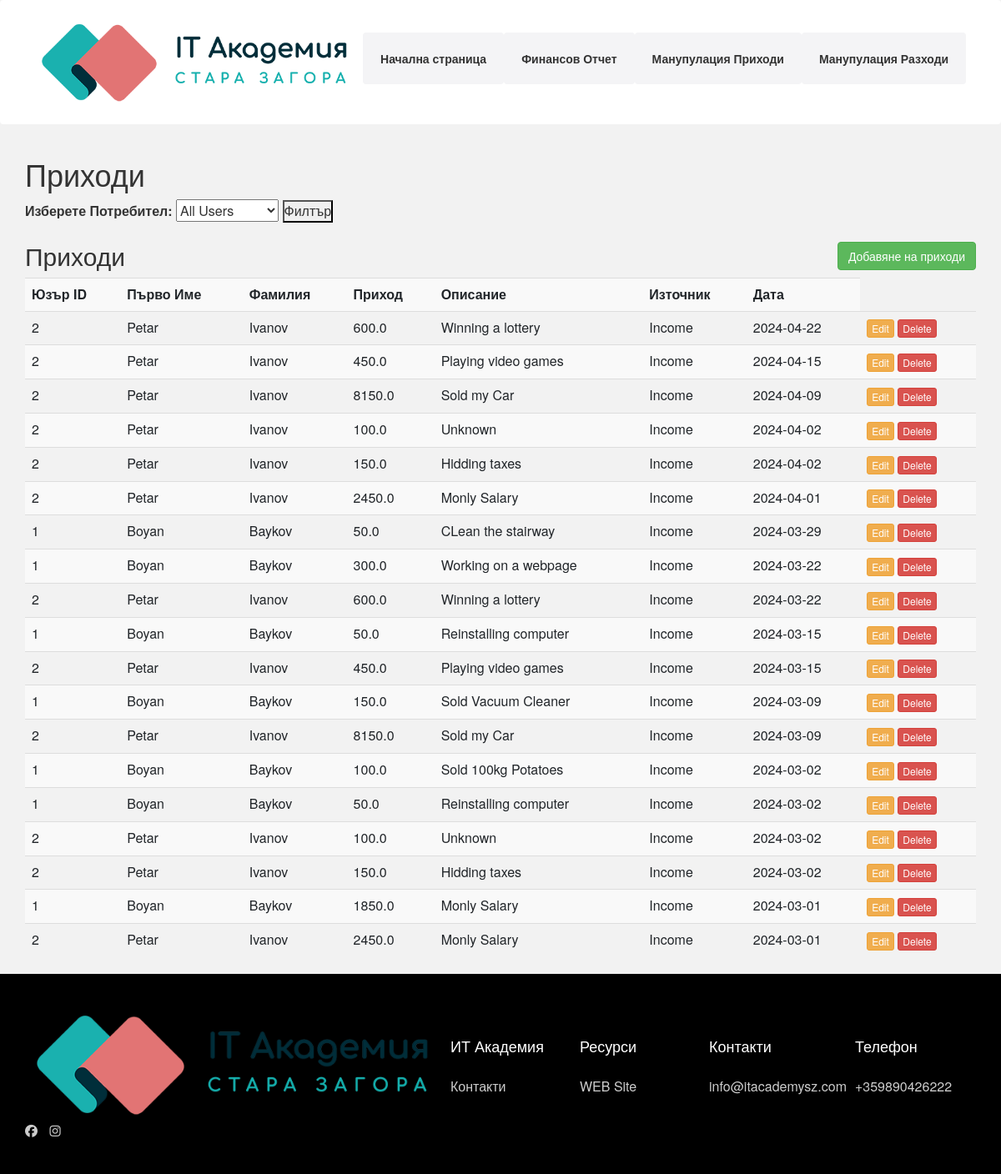
Page /index3 on the earlier database version.
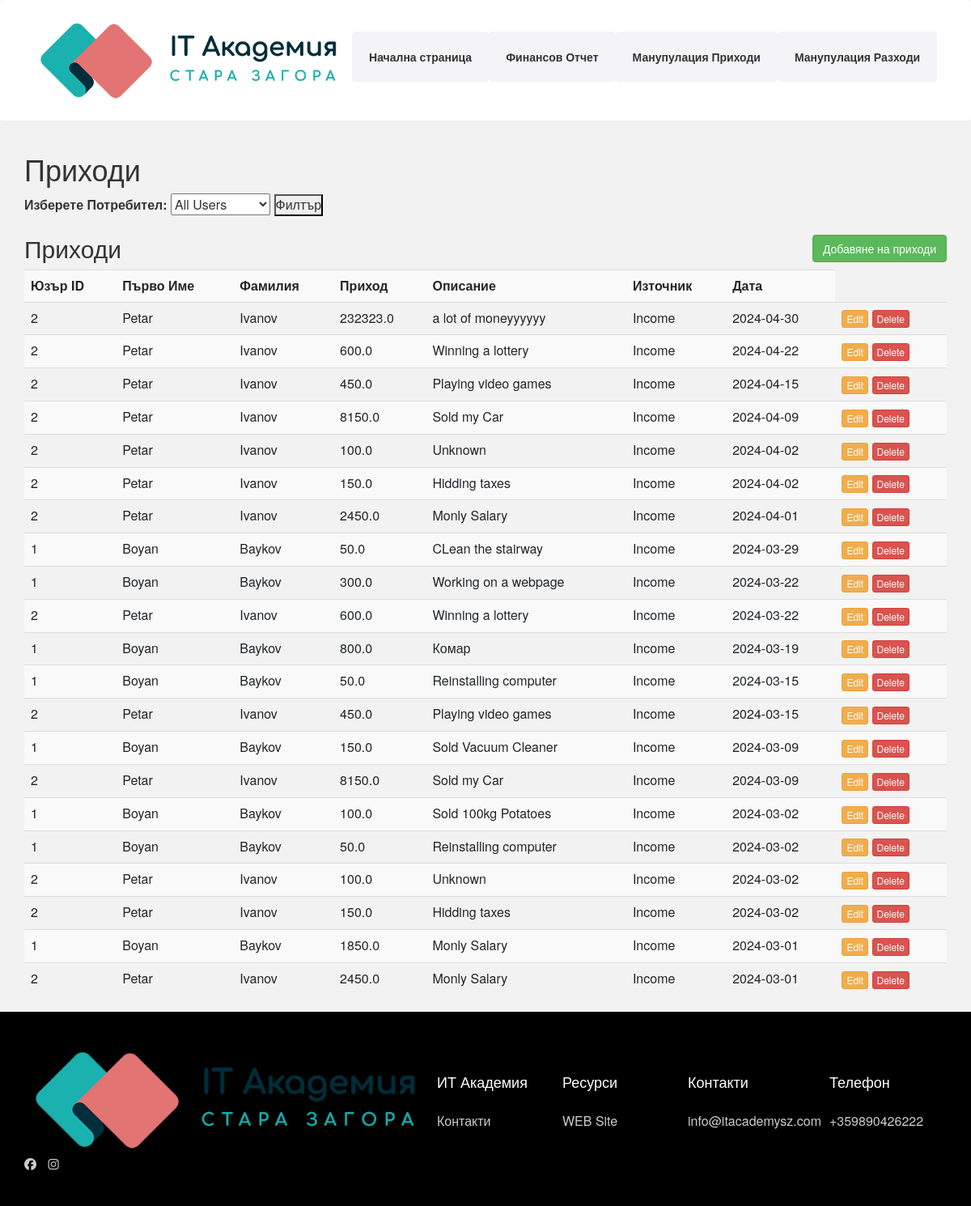
Same page on the later database version.
### web/alchemy.py (models this page shows)
class Income(Base):
    __tablename__ = 'income'
    id = Column(Integer, primary_key=True)
    user_id = Column(Integer, ForeignKey('users.id'))
    income = Column(Integer)
    description = Column(String)
    source = Column(String)
    date = Column(Date, default=datetime.now)
    user = relationship("User", back_populates="incomes")

class User(Base):
    __tablename__ = 'users'
    id = Column(Integer, primary_key=True)
    FirstName = Column(String)
    LastName = Column(String)
    incomes = relationship("Income", back_populates="user")

### web/app.py (the view)
@app.route('/index3', methods=['GET', 'POST'])
def Index3():
    cur.execute("SELECT FirstName, LastName  FROM users")
    user_names = [f"{row[0]} {row[1]}" for row in cur.fetchall()]
    if request.method == 'POST':
        selected_user_name = request.form.get('user_name')
        if selected_user_name:
            cur.execute("""SELECT i.id, i.user_id, u.FirstName, u.LastName, i.income, i.description, i.source, i.date
                            FROM income i
                            JOIN users u ON u.id = i.user_id
                            WHERE u.FirstName || ' ' || u.LastName = ?
                        order by i.date desc""", (selected_user_name,))
        else:
            cur.execute("""SELECT i.id, i.user_id, u.FirstName, u.LastName, i.income, i.description, i.source, i.date
                            FROM income i
                            JOIN users u ON u.id = i.user_id
                        order by i.date desc""")
        income_data = cur.fetchall()
    else:
        cur.execute("""SELECT i.id, i.user_id, u.FirstName, u.LastName, i.income, i.description, i.source, i.date
                        FROM income i
                        JOIN users u ON u.id = i.user_id
                    order by i.date desc""")
        income_data = cur.fetchall()
    return render_template('index3.html', income=income_data, user_names=user_names)

### web/templates/index3.html (shortened to what this page needs)
{% include "header.html" %}
<link href="{{url_for('static', filename = 'css/bootstrap.min.css')}}" rel="stylesheet">
{% block body %}
<div class="container">
   <div class="row">
      <div class="col md-12">
        <h1>Приходи</h1>
        <form method="POST" action="/index3">
          <label for="user_name">Изберете Потребител:</label>
          <select name="user_name" id="user_name">
              <option value="">All Users</option>
          </select>
          <button type="submit">Филтър</button>
        </form>
         <h2>Приходи
          <button type="button" class="btn btn-success  pull-right" data-toggle="modal" data-target="#myModal">Добавяне на приходи
          </button>
          </h2>
         <table class="table table-striped" >
           <tr>
               <th>Юзър ID</th>
               <th>Първо Име</th>
               <th>Фамилия</th>
               <th>Приход</th>
               <th>Описание</th>
               <th>Източник</th>
               <th>Дата</th>
            </tr>
            {% for row in income %}
            <tr>
               <td>{{row.1}}</td>
               <td>{{row.2}}</td>
               <td>{{row.3}}</td>
               <td>{{row.4}}</td>
               <td>{{row.5}}</td>
               <td>{{row.6}}</td>
               <td>{{row.7}}</td>
               <td>
                  <a href="/index3/update/{{row.0}}" class="btn btn-warning btn-xs" data-toggle="modal"
                     data-target="#modaledit{{row.0}}">Edit</a>
                  <a href="/index3/delete/{{ row.0 }}" class="btn btn-danger btn-xs"
                     onclick="return confirm('Are You Sure For Delete?')">Delete</a>
               </td>
            </tr>
            {% endfor %}
         </table>
      </div>
   </div>
</div>
{% endblock %}
{% include "footer.html" %}

### web/templates/header.html (shortened to what this page needs)
<!DOCTYPE html>
<html lang="en">
  <head>
    <link
      rel="stylesheet"
      href="https://cdnjs.cloudflare.com/ajax/libs/font-awesome/6.4.2/css/all.min.css"
    />
    <link
    rel="stylesheet"
    href="https://stackpath.bootstrapcdn.com/bootstrap/4.4.1/css/bootstrap.min.css"
  />
  <link
    rel="stylesheet"
    href="https://stackpath.bootstrapcdn.com/font-awesome/4.7.0/css/font-awesome.min.css"
  />
    <link rel="stylesheet" href="{{ url_for('static', filename='style.css') }}" />
  </head>
  <body style="background-color:#f2f2f2;font-size: 12pt;">
    <nav class="navbar">
      <div class="container">
        <div class="logo">
          <a href="/">
            <img src="{{ url_for('static', filename='it-academy-sz.png') }}" alt="logo" width="390px"/>
          </a>
        </div>
        <div class="main-menu">
          <ul class="menu-item">
            <li>
                <a class="btn" href="/">Начална страница</a>
            </li>
            <li>
                <a class="btn" href="index2" id="/index2" > Финансов Отчет</a>
            </li>
            <li>
                <a class="btn" href="index3" id="/index3" > Манупулация Приходи</a>
            </li>
            <li>
              <a class="btn" href="index4" id="/index4" > Манупулация Разходи</a>
          </li>
          </ul>
        </div>
      </div>
    </nav>

### web/templates/Footer.html
    <footer class="footer bg-black">
        <div class="container">
          <div class="footer-grid">
              <div>
                  <a href="https://itacademysz.com/">
                  <img src="{{ url_for('static', filename='it-academy-sz.png') }}" alt="logo" width="500"/>
                  </a>
                  <a href="https://www.facebook.com/itacademysz/"><i class="fab fa-facebook"></i></a>
                  <a href="https://www.instagram.com/itacademystarazagora/"><i class="fab fa-instagram"></i></a>
                </div>
              <div>
              <h4>ИТ Академия</h4>
              <ul>
                <li><a href="https://itacademysz.com/contacts/">Контакти</a></li>
              </ul>
            </div>
            <div>
              <h4>Ресурси</h4>
              <ul>
                <li><a href="https://itacademysz.com/">WEB Site</a></li>
              </ul>
            </div>
            <div>
              <h4>Контакти</h4>
              <ul>
                <li>
                  <a href="#">info@itacademysz.com</a>
                </li>
              </ul>
            </div>
            <div>
              <h4>Телефон</h4>
              <ul>
                <li>
                  <a href="#">+359890426222</a>
                </li>
              </ul>
            </div>
          </div>
        </div>
      </footer>
    </body>
  </html>

### web/static/style.css (style rules this page uses)
* { box-sizing: border-box; margin: 0; padding: 0; }
:root { --primary-color: #377feb; --light-color: #f4f4f6; --dark-color: #111; }
body { font-family: 'Poppins', sans-serif; font-size: 16px; line-height: 1.5; background: #fff; overflow-x: hidden; }
a { text-decoration: none; color: #333; }
ul { list-style: none; }
.navbar { background: #fff; padding: 20px; }
.navbar .container { display: flex; justify-content: space-between; align-items: center; }
.navbar .main-menu ul { display: flex; padding: 0.25rem; }
.navbar ul li a { padding: 20px 20px 20px; display: block; font-weight: 600; transition: 0.5s; }
.navbar ul li:last-child a { margin-left: 10px 10px; }
.footer { padding: 40px 0; }
.footer h4 { margin-bottom: 10px; }
.footer ul li { line-height: 3.5; }
.footer a { color: #ccc; }
.footer i { font-size: 1.5rem; margin-right: 10px; }
.footer-grid { display:grid; grid-template-columns: 1fr 1fr 1fr 1fr 1fr; gap: 10px; justify-content: center; align-items: center; }
.container { max-width: 1300px; margin: 0 auto; padding: 0 15px; }
.btn { display:block; padding: 13px 20px; background: var(--light-color); color: #333; font-weight: 800; text-decoration: none; border: none; border-radius: 115px; cursor: pointer; text-align: center; transition: 0.5s; }
.bg-black { background: #000; color: #fff; }

Differences in the rows shown:
added Income: user "2", FirstName "Petar", LastName "Ivanov", income "232323.0", description "a lot of moneyyyyyy", source "Income", date "2024-04-30"
added Income: user "1", FirstName "Boyan", LastName "Baykov", income "800.0", description "Комар", source "Income", date "2024-03-19"
